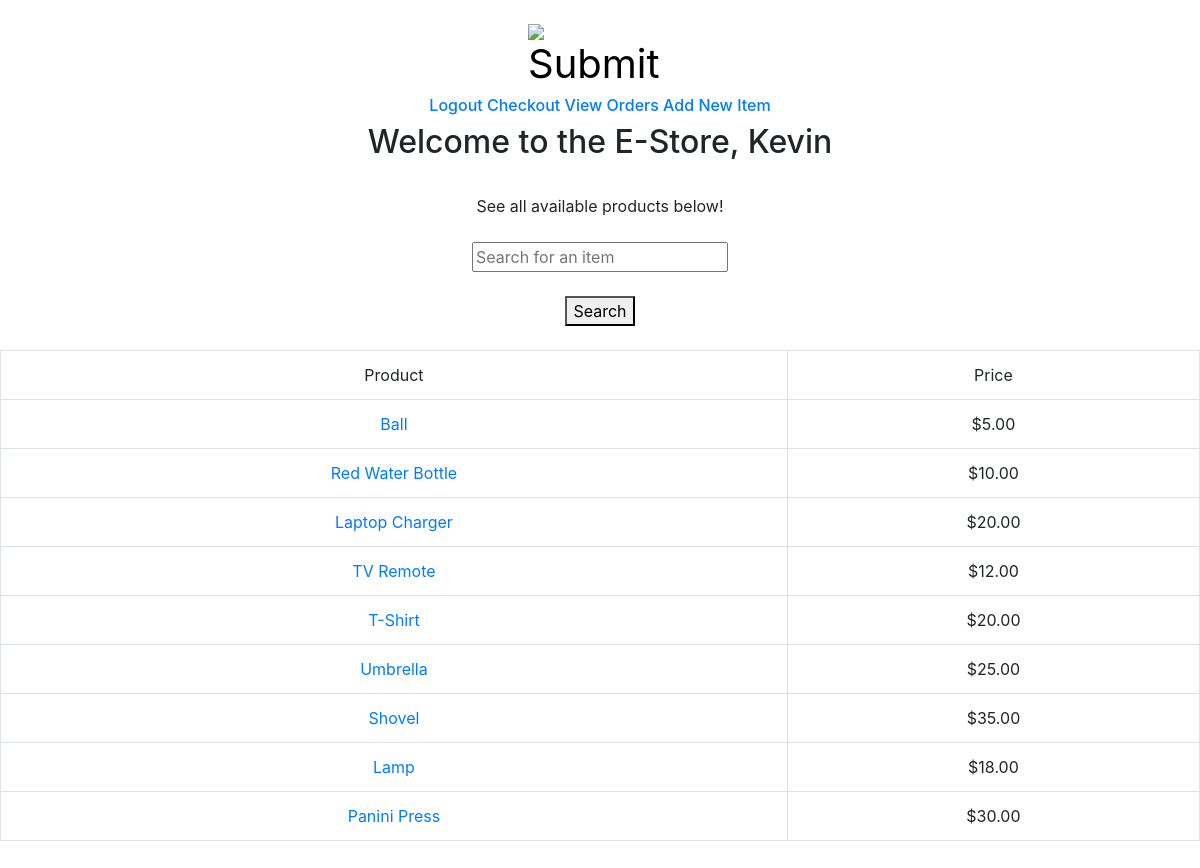
The app's page / (signed in) with its own data.
### orders/models.py (models this page shows)
class Product(models.Model):
    name = models.CharField(max_length=75, unique=True)
    price = models.DecimalField(decimal_places=2, max_digits=4)
    description = models.CharField(max_length=2500, blank=True)
    def __str__(self):
        return f"{self.name}"

### orders/views.py (the view)
# urls.py: path("", views.index, name="index"),
def index(request):
    if not request.user.is_authenticated:
        return render(request, "login.html", {"message": None})
    context = {
        "user": request.user,
        "products": Product.objects.all()
    }
    return render(request,"project4index.html", context)

### orders/templates/project4index.html (shortened to what this page needs)
{% extends "project4layout.html" %}
{% block heading %}
Welcome to the E-Store, {{ user.first_name }}
{% endblock %}
{% block body %}
See all available products below!
<br>
<br>
<form action="{% url 'search' %}" method="POST">
  <input type="text" name="query" placeholder="Search for an item">
  <br>
  <br>
  <button>Search</button>
</form>
<br>
<table class="table table-bordered">
  <tr>
    <td>Product</td>
    <td>Price</td>
  </tr>
  {% if products %}
  {% for product in products %}
  <tr>
    <td><a href="/product/{{product.pk}}">{{ product }}</a></td>
    <td>${{product.price}}</td>
  </tr>
  {% endfor %}
  {% else %}
  <tr>
    <td>No matching query. Try another search or click our logo to go home</td>
    <td></td>
  </tr>
  {% endif %}
</table>
<br>
{% endblock %}

### orders/templates/project4layout.html (shortened to what this page needs)
<!DOCTYPE html>
<html>
<head>
  <link rel="stylesheet" href="https://maxcdn.bootstrapcdn.com/bootstrap/4.0.0/css/bootstrap.min.css">
</head>
<body style="text-align:center">
  <br>
  <h1>
    <form action="{% url 'index' %}">
      <input type="image" src="https://upload.wikimedia.org/wikipedia/commons/thumb/f/f4/Owl_shopping_by_mimooh.svg/1310px-Owl_shopping_by_mimooh.svg.png" alt="Submit" width="12%" height="12%"></form>
  </h1>
  <h6>
    <div>{% if user.is_authenticated %}
      <a href="{% url 'logout' %}">Logout</a>
      <a href="{% url 'checkout' %}">Checkout</a>
      {% endif %}
      {% if request.user.is_superuser %}
      <a href="{% url 'viewOrders' %}">View Orders</a>
      <a href="{% url 'addNewItem' %}">Add New Item</a>
      {% endif %}
    </div>
  </h6>
  <h2>
    {% block heading %}
    {% endblock %}
  </h2>
  <br>
  {% block body %}
  {% endblock %}
</body>
</html>

### records on screen
Product: name "Ball", price "5.00"
Product: name "Red Water Bottle", price "10.00"
Product: name "Laptop Charger", price "20.00"
Product: name "TV Remote", price "12.00"
Product: name "T-Shirt", price "20.00"
Product: name "Umbrella", price "25.00"
Product: name "Shovel", price "35.00"
Product: name "Lamp", price "18.00"
Product: name "Panini Press", price "30.00"

### other values on screen
{{ user.first_name }} "Kevin"
